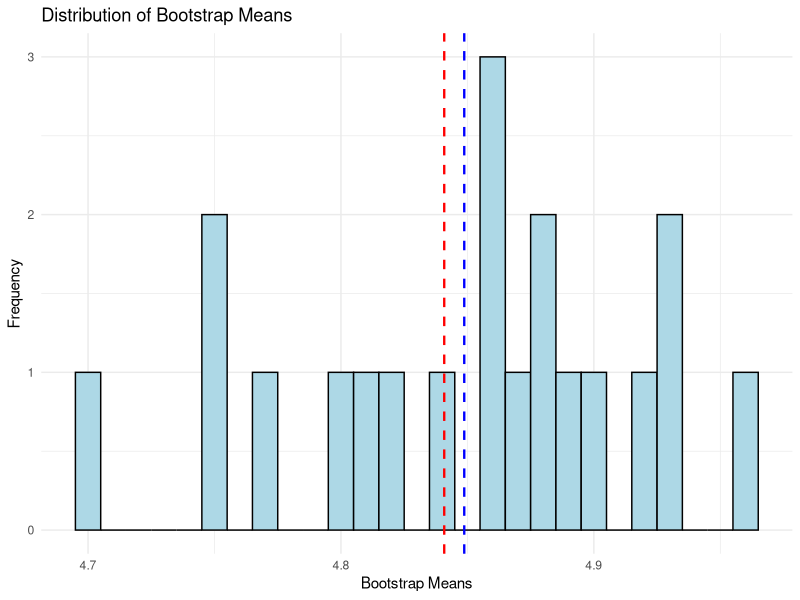
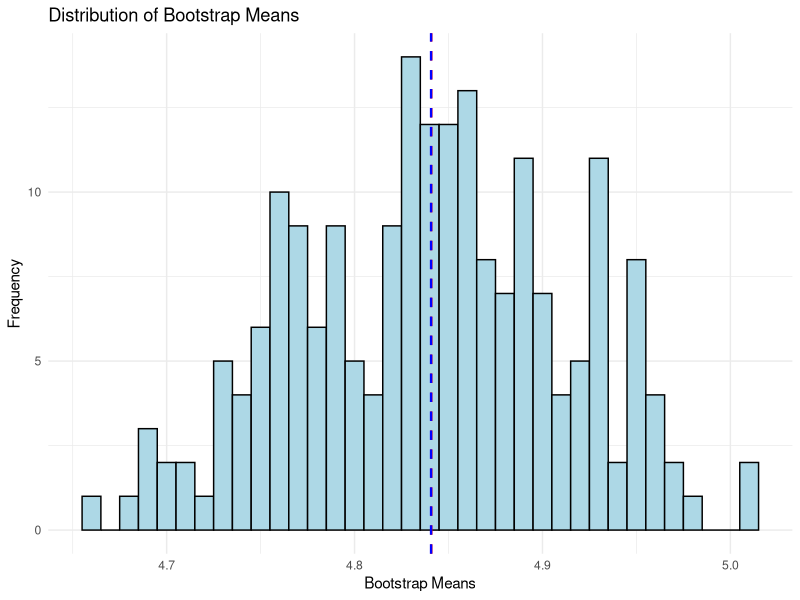
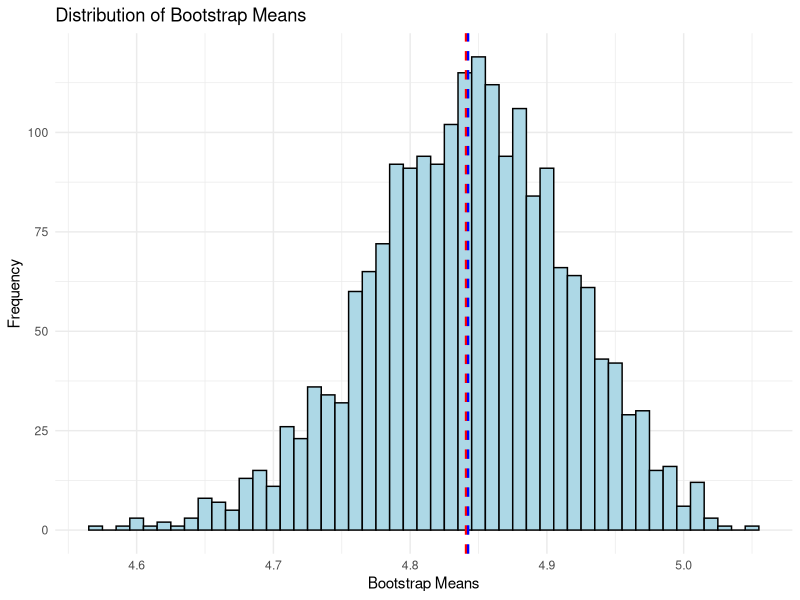
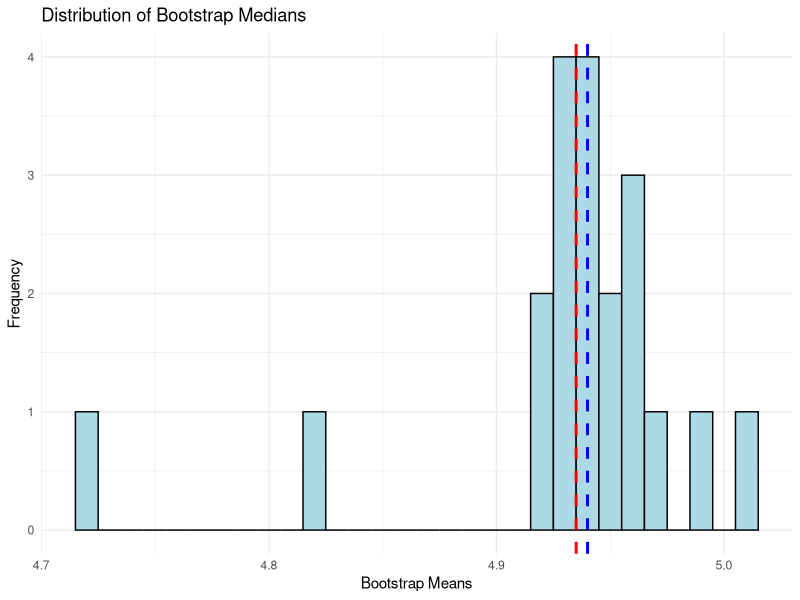
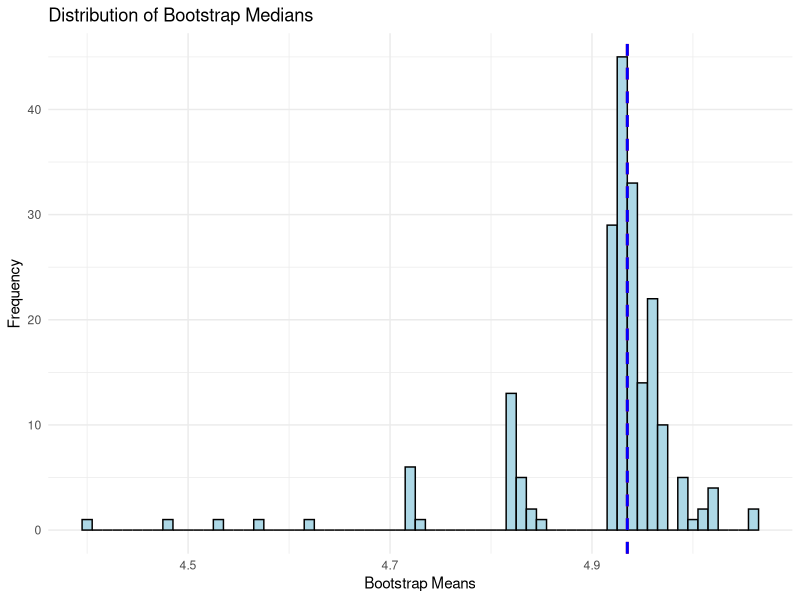
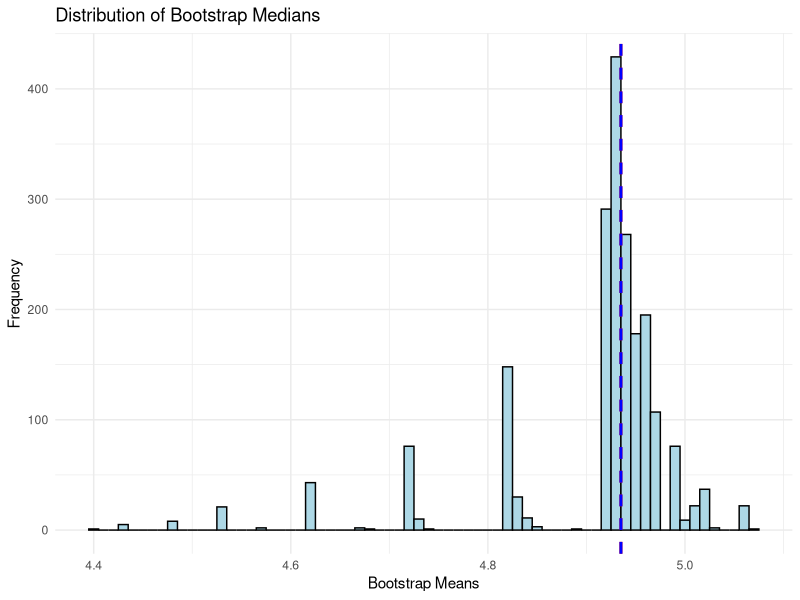

R code for these plots, in order:
## ---- chunk 1
set.seed(12242987)
data_points <- c(4.94, 5.06, 4.53, 5.07, 4.99, 5.16, 4.38, 4.43, 4.93, 4.72, 4.92, 4.96) # nolint
## ---- chunk 2
12**12
## ---- chunk 3
mean_data <- mean(data_points)
mean_data
## ---- chunk 4
median_data <- median(data_points)
median_data
## ---- chunk 5
num_samples <- 2000
n <- length(data_points)
bootstrap_means <- replicate(
    num_samples,
    mean(sample(data_points, n, replace = TRUE))
)

head(bootstrap_means)
## ---- chunk 6
mean_20 <- mean(bootstrap_means[1:20])
mean_20
## ---- chunk 7
mean_200 <- mean(bootstrap_means[1:200])
mean_200
## ---- chunk 8
mean_2000 <- mean(bootstrap_means)
mean_2000
## ---- chunk 9
library(ggplot2)

ggplot(
    data.frame(bootstrap_means[1:20]),
    aes(x = bootstrap_means[1:20])
) +
    geom_histogram(binwidth = 0.01, color = "black", fill = "lightblue") +
    geom_vline(
        xintercept = mean_data,
        color = "red",
        linetype = "dashed",
        linewidth = 0.8
    ) +
    geom_vline(
        xintercept = mean_20,
        color = "blue",
        linetype = "dashed",
        linewidth = 0.8
    ) +
    labs(
        title = "Distribution of Bootstrap Means",
        x = "Bootstrap Means",
        y = "Frequency"
    ) +
    theme_minimal()

ggplot(
    data.frame(bootstrap_means[1:200]),
    aes(x = bootstrap_means[1:200])
) +
    geom_histogram(binwidth = 0.01, color = "black", fill = "lightblue") +
    geom_vline(
        xintercept = mean_data,
        color = "red",
        linetype = "dashed",
        linewidth = 0.8
    ) +
    geom_vline(
        xintercept = mean_200,
        color = "blue",
        linetype = "dashed",
        linewidth = 0.8
    ) +
    labs(
        title = "Distribution of Bootstrap Means",
        x = "Bootstrap Means",
        y = "Frequency"
    ) +
    theme_minimal()


ggplot(
    data.frame(bootstrap_means),
    aes(x = bootstrap_means)
) +
    geom_histogram(binwidth = 0.01, color = "black", fill = "lightblue") +
    geom_vline(
        xintercept = mean_data,
        color = "red",
        linetype = "dashed",
        linewidth = 0.8
    ) +
    geom_vline(
        xintercept = mean_2000,
        color = "blue",
        linetype = "dashed",
        linewidth = 0.8
    ) +
    labs(
        title = "Distribution of Bootstrap Means",
        x = "Bootstrap Means",
        y = "Frequency"
    ) +
    theme_minimal()
## ---- chunk 10
quantiles_20 <- quantile(bootstrap_means[1:20], probs = c(0.025, 0.975))
quantiles_200 <- quantile(bootstrap_means[1:200], probs = c(0.025, 0.975))
quantiles_2000 <- quantile(bootstrap_means, probs = c(0.025, 0.975))

quantiles_20
quantiles_200
quantiles_2000

t_test <- t.test(data_points, conf.level = 0.95)

true_ci <- t_test$conf.int

true_ci

list(
    Quantiles_20 = quantiles_20,
    Quantiles_200 = quantiles_200,
    Quantiles_2000 = quantiles_2000,
    True_CI = true_ci
)
## ---- chunk 11
num_samples <- 2000
n <- length(data_points)
bootstrap_medians <- replicate(
    num_samples,
    median(sample(data_points, n, replace = TRUE))
)

head(bootstrap_medians)
## ---- chunk 12
median_20 <- median(bootstrap_medians[1:20])
median_20
## ---- chunk 13
median_200 <- median(bootstrap_medians[1:200])
median_200
## ---- chunk 14
median_2000 <- median(bootstrap_medians)
median_2000
## ---- chunk 15
library(ggplot2)

ggplot(
    data.frame(bootstrap_medians[1:20]),
    aes(x = bootstrap_medians[1:20])
) +
    geom_histogram(binwidth = 0.01, color = "black", fill = "lightblue") +
    geom_vline(
        xintercept = median_data,
        color = "red",
        linetype = "dashed",
        linewidth = 1
    ) +
    geom_vline(
        xintercept = median_20,
        color = "blue",
        linetype = "dashed",
        linewidth = 1
    ) +
    labs(
        title = "Distribution of Bootstrap Medians",
        x = "Bootstrap Means",
        y = "Frequency"
    ) +
    theme_minimal()

ggplot(
    data.frame(bootstrap_medians[1:200]),
    aes(x = bootstrap_medians[1:200])
) +
    geom_histogram(binwidth = 0.01, color = "black", fill = "lightblue") +
    geom_vline(
        xintercept = median_data,
        color = "red",
        linetype = "dashed",
        linewidth = 1
    ) +
    geom_vline(
        xintercept = median_200,
        color = "blue",
        linetype = "dashed",
        linewidth = 1
    ) +
    labs(
        title = "Distribution of Bootstrap Medians",
        x = "Bootstrap Means",
        y = "Frequency"
    ) +
    theme_minimal()


ggplot(
    data.frame(bootstrap_medians),
    aes(x = bootstrap_medians)
) +
    geom_histogram(binwidth = 0.01, color = "black", fill = "lightblue") +
    geom_vline(
        xintercept = median_data,
        color = "red",
        linetype = "dashed",
        linewidth = 1
    ) +
    geom_vline(
        xintercept = median_2000,
        color = "blue",
        linetype = "dashed",
        linewidth = 1
    ) +
    labs(
        title = "Distribution of Bootstrap Medians",
        x = "Bootstrap Means",
        y = "Frequency"
    ) +
    theme_minimal()
## ---- chunk 16
quantiles_20 <- quantile(bootstrap_medians[1:20], probs = c(0.025, 0.975))
quantiles_200 <- quantile(bootstrap_medians[1:200], probs = c(0.025, 0.975))
quantiles_2000 <- quantile(bootstrap_medians, probs = c(0.025, 0.975))

quantiles_20
quantiles_200
quantiles_2000

t_test <- t.test(data_points, conf.level = 0.95)

true_ci <- t_test$conf.int

true_ci

list(
    Quantiles_20 = quantiles_20,
    Quantiles_200 = quantiles_200,
    Quantiles_2000 = quantiles_2000,
    True_CI = true_ci
)
## ---- chunk 17
set.seed(1234)
x.clean <- rnorm(1960, mean = 0, sd = 1)
x.cont <- runif(40, min = 4, max = 5)
x <- c(x.clean, x.cont)
set.seed(12242987)
head(x)
## ---- chunk 18
median_x <- median(x)
mean_x <- mean(x)
trimmed_mean_x <- mean(x, trim = 0.05)
## ---- chunk 19
median_x_clean <- median(x.clean)
mean_x_clean <- mean(x.clean)
trimmed_mean_x_clean <- mean(x.clean, trim = 0.05)
## ---- chunk 20
non_param_bootstrap <- function(data, stat_function, N = 2000, trim = NULL) {
    n <- length(data)
    boot_stats <- numeric(N)

    for (i in 1:N) {
        sample_data <- sample(data, size = n, replace = TRUE)
        if (!is.null(trim)) {
            boot_stats[i] <- stat_function(sample_data, trim = trim)
        } else {
            boot_stats[i] <- stat_function(sample_data)
        }
    }

    std_err <- sd(boot_stats)

    conf_int <- quantile(boot_stats, probs = c(0.025, 0.975))

    list(boot_stats = boot_stats, se = std_err, ci = conf_int)
}

datasets <- list(x = x, x_clean = x.clean)

results <- lapply(datasets, function(data) {
    list(
        median = non_param_bootstrap(data, median),
        mean = non_param_bootstrap(data, mean),
        trimmed_mean = non_param_bootstrap(data, mean, trim = 0.05)
    )
})

result_summary <- lapply(results, function(estimates) {
    sapply(estimates, function(res) {
        c(SE = res$se, CI_Lower = res$ci[1], CI_Upper = res$ci[2])
    })
})
result_summary
## ---- chunk 21
parametric_bootstrap <- function(data, stat_function, B = 2000, trim = NULL, robust = FALSE) {
  n <- length(data)
  
  mu_hat <- mean(data)
  if (robust) {
    sigma <- mad(data)  # use mad for robust scale estimation
  } else {
    sigma <- sd(data)
  }
  
  boot_stats <- numeric(B)
  for (i in 1:B) {
    boot_sample <- rnorm(n, mean = mu_hat, sd = sigma) # sample randomly from normal dist
    if (!is.null(trim)) {
      boot_stats[i] <- stat_function(boot_sample, trim = trim)
    } else {
      boot_stats[i] <- stat_function(boot_sample)
    }
  }
  
  obs_stat <- if (!is.null(trim)) {
    stat_function(data, trim = trim)
  } else {
    stat_function(data)
  }
  
  # calculate bootstrap bias, standard error and percentile confidence interval
  bias <- mean(boot_stats) - obs_stat
  se <- sd(boot_stats)
  ci <- quantile(boot_stats, probs = c(0.025, 0.975))
  bias_corrected <- obs_stat - bias
  
  list(
    Observed = obs_stat,
    Bias = bias,
    SE = se,
    CI = ci,
    Bias_Corrected = bias_corrected
  )
}

results <- list(
  x = list(
    Mean = parametric_bootstrap(x, mean, robust = FALSE),
    Trimmed_Mean = parametric_bootstrap(x, mean, trim = 0.05, robust = FALSE),
    Mean_Robust = parametric_bootstrap(x, mean, robust = TRUE),
    Trimmed_Mean_Robust = parametric_bootstrap(x, mean, trim = 0.05, robust = TRUE)
  ),
  x_clean = list(
    Mean = parametric_bootstrap(x.clean, mean, robust = FALSE),
    Trimmed_Mean = parametric_bootstrap(x.clean, mean, trim = 0.05, robust = FALSE),
    Mean_Robust = parametric_bootstrap(x.clean, mean, robust = TRUE),
    Trimmed_Mean_Robust = parametric_bootstrap(x.clean, mean, trim = 0.05, robust = TRUE)
  )
)
results
## ---- chunk 22
library(knitr)
# combine results for 3. into a single data frame
result_df <- do.call(rbind, lapply(names(results), function(dataset) {
  do.call(rbind, lapply(names(results[[dataset]]), function(stat) {
    res <- results[[dataset]][[stat]]
    data.frame(
      Dataset = dataset,
      Statistic = stat,
      Observed = res$Observed,
      Bias = res$Bias,
      Standard_Error = res$SE,
      CI_Lower = res$CI[1],
      CI_Upper = res$CI[2],
      Bias_Corrected = res$Bias_Corrected
    )
  }))
}))

kable(result_df, caption = "Non Parametric Bootstrap Results Summary")

format_results <- function(res, dataset_name, stat_name) {
  data.frame(
    Dataset = dataset_name,
    Statistic = stat_name,
    Observed = res$Observed,
    Bias = res$Bias,
    Standard_Error = res$SE,
    CI_Lower = res$CI[1],
    CI_Upper = res$CI[2],
    Bias_Corrected = res$Bias_Corrected
  )
}

# combine results for 4. into a single data frame
result_df <- do.call(rbind, lapply(names(results), function(dataset) {
  do.call(rbind, lapply(names(results[[dataset]]), function(stat) {
    format_results(results[[dataset]][[stat]], dataset, stat)
  }))
}))
kable(result_df, caption = "Parametric Bootstrap Results Summary")
